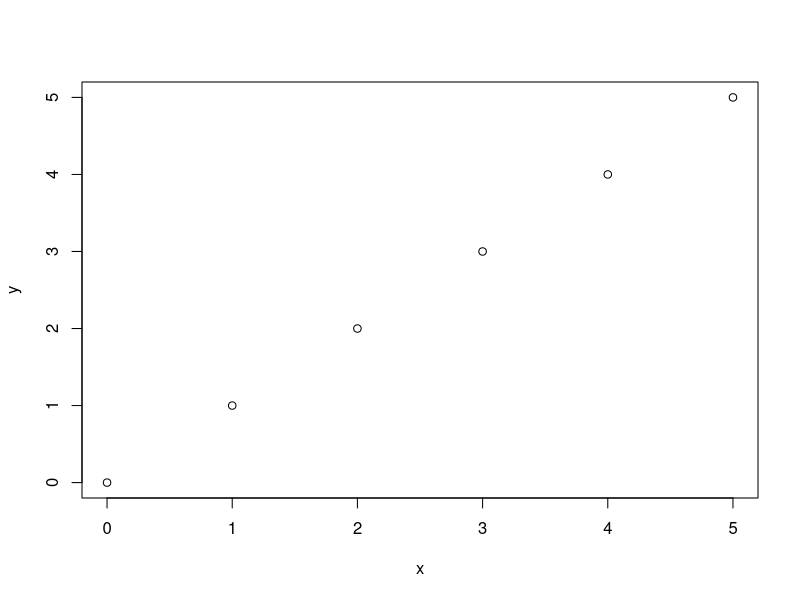
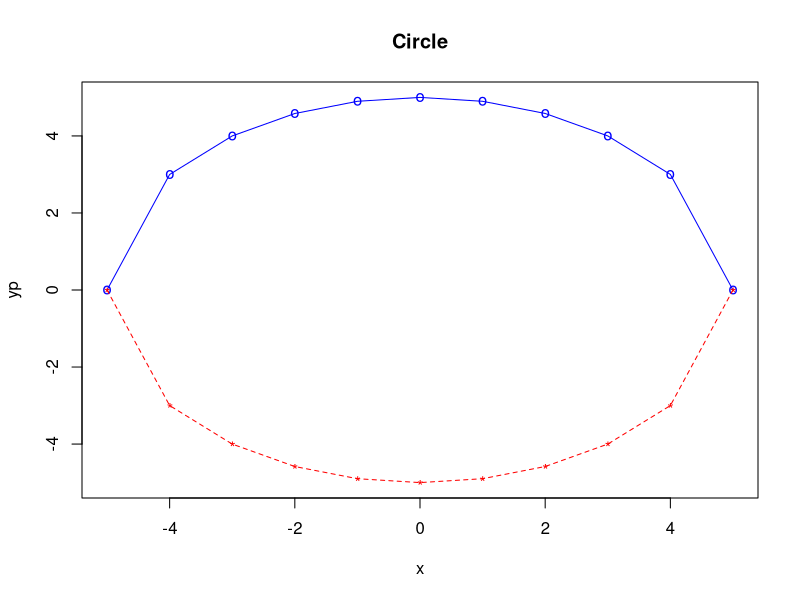

Source code (R) for these figures, in order:
#FILE: ---------------------- Math01.R -------------
rm(list=ls())
getwd()
#setwd("C:/Users/.../R/Scripts")
getwd()

options(digits=15)

library("tidyverse")
library(dplyr) 
library(magrittr) # %<>%
#load("foreign")

#Straight line equation: slope-intercept form
m <- 1 # m: slope
c <- 0 # c: y-intercept
#x <- 0
#y <- m*x + c 
#m; x; c; y
x <- c(0:5); x; length(x)
y <- c(0:5)*0; y
for (i in 1:length(x)){
  y[i] <- m*x[i] + c
  print(paste("x=",x[i]," y=",y[i]))
}
print(x); y
plot(x,y)

#Equation of a circle: (x-h)^2 + (y-k)^2 = r^2
x <- c(-5:5); x; length(x)
yp <- c(-5:5)*0; yp; length(yp)
yn <- c(-5:5)*0; yn; length(yn)
h <- 0; k <- 0; r <- max(x)
r
for (i in 1:length(x)){
  #(x[i]-h)^2 + (y[i]-k)^2 = r^2
  yp[i] <- sqrt(r^2 - (x[i]-h)^2) + k
  print(paste("x=",x[i]," yp=",yp[i]))
}
yn <- yp * (-1); 
print(x); yp; yn
plot(x,yp, type="o", col="blue", pch="o", xlim=c(-5, 5), ylim = c(-5,5)); 
points(x, yn, col="red", pch="*")
lines(x, yn, col="red",lty=2)
# Add a title
title("Circle")
